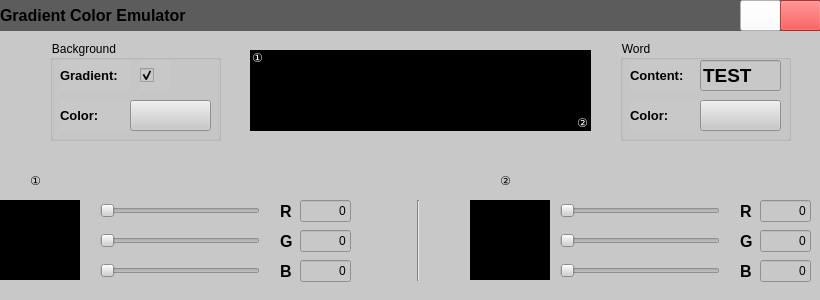
<?xml version="1.0" encoding="UTF-8"?>
<ui version="4.0">
 <class>MainWindow</class>
 <widget class="QMainWindow" name="MainWindow">
  <property name="enabled">
   <bool>true</bool>
  </property>
  <property name="geometry">
   <rect>
    <x>0</x>
    <y>0</y>
    <width>820</width>
    <height>300</height>
   </rect>
  </property>
  <property name="sizePolicy">
   <sizepolicy hsizetype="Fixed" vsizetype="Fixed">
    <horstretch>0</horstretch>
    <verstretch>0</verstretch>
   </sizepolicy>
  </property>
  <property name="windowTitle">
   <string>MainWindow</string>
  </property>
  <property name="styleSheet">
   <string notr="true"/>
  </property>
  <widget class="QWidget" name="centralwidget">
   <property name="styleSheet">
    <string notr="true">background-color: rgb(200,200,200);</string>
   </property>
   <widget class="QSlider" name="horizontalSlider">
    <property name="geometry">
     <rect>
      <x>100</x>
      <y>200</y>
      <width>160</width>
      <height>22</height>
     </rect>
    </property>
    <property name="orientation">
     <enum>Qt::Horizontal</enum>
    </property>
   </widget>
   <widget class="QLineEdit" name="lineEdit">
    <property name="geometry">
     <rect>
      <x>300</x>
      <y>200</y>
      <width>51</width>
      <height>22</height>
     </rect>
    </property>
    <property name="layoutDirection">
     <enum>Qt::LeftToRight</enum>
    </property>
    <property name="locale">
     <locale language="Chinese" country="Taiwan"/>
    </property>
    <property name="text">
     <string>0</string>
    </property>
    <property name="alignment">
     <set>Qt::AlignRight|Qt::AlignTrailing|Qt::AlignVCenter</set>
    </property>
   </widget>
   <widget class="QLabel" name="label">
    <property name="geometry">
     <rect>
      <x>280</x>
      <y>200</y>
      <width>16</width>
      <height>22</height>
     </rect>
    </property>
    <property name="font">
     <font>
      <family>Arial</family>
      <pointsize>12</pointsize>
      <weight>75</weight>
      <bold>true</bold>
     </font>
    </property>
    <property name="text">
     <string>R</string>
    </property>
   </widget>
   <widget class="QLabel" name="color_1">
    <property name="geometry">
     <rect>
      <x>0</x>
      <y>200</y>
      <width>80</width>
      <height>80</height>
     </rect>
    </property>
    <property name="styleSheet">
     <string notr="true">background-color: rgb(0,0,0,);</string>
    </property>
    <property name="text">
     <string/>
    </property>
   </widget>
   <widget class="QSlider" name="horizontalSlider_2">
    <property name="geometry">
     <rect>
      <x>100</x>
      <y>230</y>
      <width>160</width>
      <height>22</height>
     </rect>
    </property>
    <property name="orientation">
     <enum>Qt::Horizontal</enum>
    </property>
   </widget>
   <widget class="QLabel" name="label_3">
    <property name="geometry">
     <rect>
      <x>280</x>
      <y>230</y>
      <width>16</width>
      <height>22</height>
     </rect>
    </property>
    <property name="font">
     <font>
      <family>Arial</family>
      <pointsize>12</pointsize>
      <weight>75</weight>
      <bold>true</bold>
     </font>
    </property>
    <property name="text">
     <string>G</string>
    </property>
   </widget>
   <widget class="QLineEdit" name="lineEdit_2">
    <property name="geometry">
     <rect>
      <x>300</x>
      <y>230</y>
      <width>51</width>
      <height>22</height>
     </rect>
    </property>
    <property name="layoutDirection">
     <enum>Qt::LeftToRight</enum>
    </property>
    <property name="locale">
     <locale language="Chinese" country="Taiwan"/>
    </property>
    <property name="text">
     <string>0</string>
    </property>
    <property name="alignment">
     <set>Qt::AlignRight|Qt::AlignTrailing|Qt::AlignVCenter</set>
    </property>
   </widget>
   <widget class="QSlider" name="horizontalSlider_3">
    <property name="geometry">
     <rect>
      <x>100</x>
      <y>260</y>
      <width>160</width>
      <height>22</height>
     </rect>
    </property>
    <property name="orientation">
     <enum>Qt::Horizontal</enum>
    </property>
   </widget>
   <widget class="QLabel" name="label_4">
    <property name="geometry">
     <rect>
      <x>280</x>
      <y>260</y>
      <width>16</width>
      <height>22</height>
     </rect>
    </property>
    <property name="font">
     <font>
      <family>Arial</family>
      <pointsize>12</pointsize>
      <weight>75</weight>
      <bold>true</bold>
     </font>
    </property>
    <property name="text">
     <string>B</string>
    </property>
   </widget>
   <widget class="QLineEdit" name="lineEdit_3">
    <property name="geometry">
     <rect>
      <x>300</x>
      <y>260</y>
      <width>51</width>
      <height>22</height>
     </rect>
    </property>
    <property name="layoutDirection">
     <enum>Qt::LeftToRight</enum>
    </property>
    <property name="locale">
     <locale language="Chinese" country="Taiwan"/>
    </property>
    <property name="text">
     <string>0</string>
    </property>
    <property name="alignment">
     <set>Qt::AlignRight|Qt::AlignTrailing|Qt::AlignVCenter</set>
    </property>
   </widget>
   <widget class="QLabel" name="label_5">
    <property name="geometry">
     <rect>
      <x>740</x>
      <y>230</y>
      <width>16</width>
      <height>22</height>
     </rect>
    </property>
    <property name="font">
     <font>
      <family>Arial</family>
      <pointsize>12</pointsize>
      <weight>75</weight>
      <bold>true</bold>
     </font>
    </property>
    <property name="text">
     <string>G</string>
    </property>
   </widget>
   <widget class="QLabel" name="color_2">
    <property name="geometry">
     <rect>
      <x>470</x>
      <y>200</y>
      <width>80</width>
      <height>80</height>
     </rect>
    </property>
    <property name="styleSheet">
     <string notr="true">background-color: rgb(0,0,0,);</string>
    </property>
    <property name="text">
     <string/>
    </property>
   </widget>
   <widget class="QSlider" name="horizontalSlider_5">
    <property name="geometry">
     <rect>
      <x>560</x>
      <y>230</y>
      <width>160</width>
      <height>22</height>
     </rect>
    </property>
    <property name="orientation">
     <enum>Qt::Horizontal</enum>
    </property>
   </widget>
   <widget class="QSlider" name="horizontalSlider_6">
    <property name="geometry">
     <rect>
      <x>560</x>
      <y>260</y>
      <width>160</width>
      <height>22</height>
     </rect>
    </property>
    <property name="orientation">
     <enum>Qt::Horizontal</enum>
    </property>
   </widget>
   <widget class="QLineEdit" name="lineEdit_4">
    <property name="geometry">
     <rect>
      <x>760</x>
      <y>260</y>
      <width>51</width>
      <height>22</height>
     </rect>
    </property>
    <property name="layoutDirection">
     <enum>Qt::LeftToRight</enum>
    </property>
    <property name="locale">
     <locale language="Chinese" country="Taiwan"/>
    </property>
    <property name="text">
     <string>0</string>
    </property>
    <property name="alignment">
     <set>Qt::AlignRight|Qt::AlignTrailing|Qt::AlignVCenter</set>
    </property>
   </widget>
   <widget class="QSlider" name="horizontalSlider_4">
    <property name="geometry">
     <rect>
      <x>560</x>
      <y>200</y>
      <width>160</width>
      <height>22</height>
     </rect>
    </property>
    <property name="orientation">
     <enum>Qt::Horizontal</enum>
    </property>
   </widget>
   <widget class="QLineEdit" name="lineEdit_5">
    <property name="geometry">
     <rect>
      <x>760</x>
      <y>230</y>
      <width>51</width>
      <height>22</height>
     </rect>
    </property>
    <property name="layoutDirection">
     <enum>Qt::LeftToRight</enum>
    </property>
    <property name="locale">
     <locale language="Chinese" country="Taiwan"/>
    </property>
    <property name="text">
     <string>0</string>
    </property>
    <property name="alignment">
     <set>Qt::AlignRight|Qt::AlignTrailing|Qt::AlignVCenter</set>
    </property>
   </widget>
   <widget class="QLabel" name="label_7">
    <property name="geometry">
     <rect>
      <x>740</x>
      <y>200</y>
      <width>16</width>
      <height>22</height>
     </rect>
    </property>
    <property name="font">
     <font>
      <family>Arial</family>
      <pointsize>12</pointsize>
      <weight>75</weight>
      <bold>true</bold>
     </font>
    </property>
    <property name="text">
     <string>R</string>
    </property>
   </widget>
   <widget class="QLabel" name="label_8">
    <property name="geometry">
     <rect>
      <x>740</x>
      <y>260</y>
      <width>16</width>
      <height>22</height>
     </rect>
    </property>
    <property name="font">
     <font>
      <family>Arial</family>
      <pointsize>12</pointsize>
      <weight>75</weight>
      <bold>true</bold>
     </font>
    </property>
    <property name="text">
     <string>B</string>
    </property>
   </widget>
   <widget class="QLineEdit" name="lineEdit_6">
    <property name="geometry">
     <rect>
      <x>760</x>
      <y>200</y>
      <width>51</width>
      <height>22</height>
     </rect>
    </property>
    <property name="layoutDirection">
     <enum>Qt::LeftToRight</enum>
    </property>
    <property name="locale">
     <locale language="Chinese" country="Taiwan"/>
    </property>
    <property name="text">
     <string>0</string>
    </property>
    <property name="alignment">
     <set>Qt::AlignRight|Qt::AlignTrailing|Qt::AlignVCenter</set>
    </property>
   </widget>
   <widget class="Line" name="line">
    <property name="geometry">
     <rect>
      <x>408</x>
      <y>200</y>
      <width>20</width>
      <height>81</height>
     </rect>
    </property>
    <property name="orientation">
     <enum>Qt::Vertical</enum>
    </property>
   </widget>
   <widget class="QLabel" name="label_displaty_color">
    <property name="geometry">
     <rect>
      <x>250</x>
      <y>50</y>
      <width>341</width>
      <height>81</height>
     </rect>
    </property>
    <property name="font">
     <font>
      <family>Arial</family>
      <pointsize>28</pointsize>
      <weight>75</weight>
      <bold>true</bold>
     </font>
    </property>
    <property name="styleSheet">
     <string notr="true">background-color: rgb(0, 0, 0);</string>
    </property>
    <property name="text">
     <string>TEST</string>
    </property>
    <property name="alignment">
     <set>Qt::AlignCenter</set>
    </property>
   </widget>
   <widget class="QLabel" name="label_show_01">
    <property name="geometry">
     <rect>
      <x>30</x>
      <y>170</y>
      <width>21</width>
      <height>21</height>
     </rect>
    </property>
    <property name="text">
     <string>①</string>
    </property>
   </widget>
   <widget class="QLabel" name="label_show_02">
    <property name="geometry">
     <rect>
      <x>500</x>
      <y>170</y>
      <width>21</width>
      <height>21</height>
     </rect>
    </property>
    <property name="text">
     <string>②</string>
    </property>
   </widget>
   <widget class="QGroupBox" name="groupBox_word">
    <property name="geometry">
     <rect>
      <x>620</x>
      <y>40</y>
      <width>171</width>
      <height>101</height>
     </rect>
    </property>
    <property name="title">
     <string>Word</string>
    </property>
    <widget class="QLabel" name="label_content">
     <property name="geometry">
      <rect>
       <x>10</x>
       <y>20</y>
       <width>71</width>
       <height>31</height>
      </rect>
     </property>
     <property name="font">
      <font>
       <family>Arial</family>
       <pointsize>10</pointsize>
       <weight>75</weight>
       <bold>true</bold>
      </font>
     </property>
     <property name="text">
      <string>Content:</string>
     </property>
    </widget>
    <widget class="QLineEdit" name="lineEdit_content">
     <property name="geometry">
      <rect>
       <x>80</x>
       <y>20</y>
       <width>81</width>
       <height>31</height>
      </rect>
     </property>
     <property name="font">
      <font>
       <family>Arial</family>
       <pointsize>14</pointsize>
       <weight>75</weight>
       <bold>true</bold>
      </font>
     </property>
     <property name="text">
      <string>TEST</string>
     </property>
    </widget>
    <widget class="QLabel" name="label_color">
     <property name="geometry">
      <rect>
       <x>10</x>
       <y>60</y>
       <width>71</width>
       <height>31</height>
      </rect>
     </property>
     <property name="font">
      <font>
       <family>Arial</family>
       <pointsize>10</pointsize>
       <weight>75</weight>
       <bold>true</bold>
      </font>
     </property>
     <property name="text">
      <string>Color:</string>
     </property>
    </widget>
    <widget class="QPushButton" name="button_word_color">
     <property name="geometry">
      <rect>
       <x>80</x>
       <y>60</y>
       <width>81</width>
       <height>31</height>
      </rect>
     </property>
     <property name="text">
      <string/>
     </property>
    </widget>
   </widget>
   <widget class="QLabel" name="menubar">
    <property name="geometry">
     <rect>
      <x>0</x>
      <y>0</y>
      <width>821</width>
      <height>31</height>
     </rect>
    </property>
    <property name="font">
     <font>
      <family>Arial</family>
      <pointsize>12</pointsize>
      <weight>75</weight>
      <bold>true</bold>
     </font>
    </property>
    <property name="styleSheet">
     <string notr="true">background-color: rgba(80,80,80, 0.9)</string>
    </property>
    <property name="text">
     <string>Gradient Color Emulator</string>
    </property>
   </widget>
   <widget class="QGroupBox" name="groupBox_background">
    <property name="geometry">
     <rect>
      <x>50</x>
      <y>40</y>
      <width>171</width>
      <height>101</height>
     </rect>
    </property>
    <property name="title">
     <string>Background</string>
    </property>
    <widget class="QLabel" name="label_gradient">
     <property name="geometry">
      <rect>
       <x>10</x>
       <y>20</y>
       <width>71</width>
       <height>31</height>
      </rect>
     </property>
     <property name="font">
      <font>
       <family>Arial</family>
       <pointsize>10</pointsize>
       <weight>75</weight>
       <bold>true</bold>
      </font>
     </property>
     <property name="text">
      <string>Gradient:</string>
     </property>
    </widget>
    <widget class="QLabel" name="label_background_color">
     <property name="geometry">
      <rect>
       <x>10</x>
       <y>60</y>
       <width>71</width>
       <height>31</height>
      </rect>
     </property>
     <property name="font">
      <font>
       <family>Arial</family>
       <pointsize>10</pointsize>
       <weight>75</weight>
       <bold>true</bold>
      </font>
     </property>
     <property name="text">
      <string>Color:</string>
     </property>
    </widget>
    <widget class="QPushButton" name="button_background_color">
     <property name="geometry">
      <rect>
       <x>80</x>
       <y>60</y>
       <width>81</width>
       <height>31</height>
      </rect>
     </property>
     <property name="text">
      <string/>
     </property>
    </widget>
    <widget class="QCheckBox" name="checkBox_gradient_point">
     <property name="geometry">
      <rect>
       <x>90</x>
       <y>20</y>
       <width>31</width>
       <height>31</height>
      </rect>
     </property>
     <property name="text">
      <string/>
     </property>
     <property name="checked">
      <bool>true</bool>
     </property>
    </widget>
   </widget>
   <widget class="QPushButton" name="button_minimun">
    <property name="geometry">
     <rect>
      <x>740</x>
      <y>0</y>
      <width>41</width>
      <height>31</height>
     </rect>
    </property>
    <property name="styleSheet">
     <string notr="true">background-color: rgba(255,255,255, 0.5)</string>
    </property>
    <property name="text">
     <string/>
    </property>
   </widget>
   <widget class="QPushButton" name="button_exit">
    <property name="geometry">
     <rect>
      <x>780</x>
      <y>0</y>
      <width>41</width>
      <height>31</height>
     </rect>
    </property>
    <property name="styleSheet">
     <string notr="true">background-color: rgba(255,20,20, 0.7)</string>
    </property>
    <property name="text">
     <string/>
    </property>
   </widget>
   <widget class="QLabel" name="label_show_2">
    <property name="geometry">
     <rect>
      <x>250</x>
      <y>50</y>
      <width>15</width>
      <height>15</height>
     </rect>
    </property>
    <property name="styleSheet">
     <string notr="true">background-color: rgba(255,255,255,0);
color: rgb(255, 255, 255);</string>
    </property>
    <property name="text">
     <string>①</string>
    </property>
    <property name="alignment">
     <set>Qt::AlignCenter</set>
    </property>
   </widget>
   <widget class="QLabel" name="label_show_3">
    <property name="geometry">
     <rect>
      <x>575</x>
      <y>115</y>
      <width>15</width>
      <height>15</height>
     </rect>
    </property>
    <property name="styleSheet">
     <string notr="true">background-color: rgba(255,255,255,0);
color: rgb(255, 255, 255);</string>
    </property>
    <property name="text">
     <string>②</string>
    </property>
    <property name="alignment">
     <set>Qt::AlignCenter</set>
    </property>
   </widget>
  </widget>
 </widget>
 <resources/>
 <connections/>
</ui>
